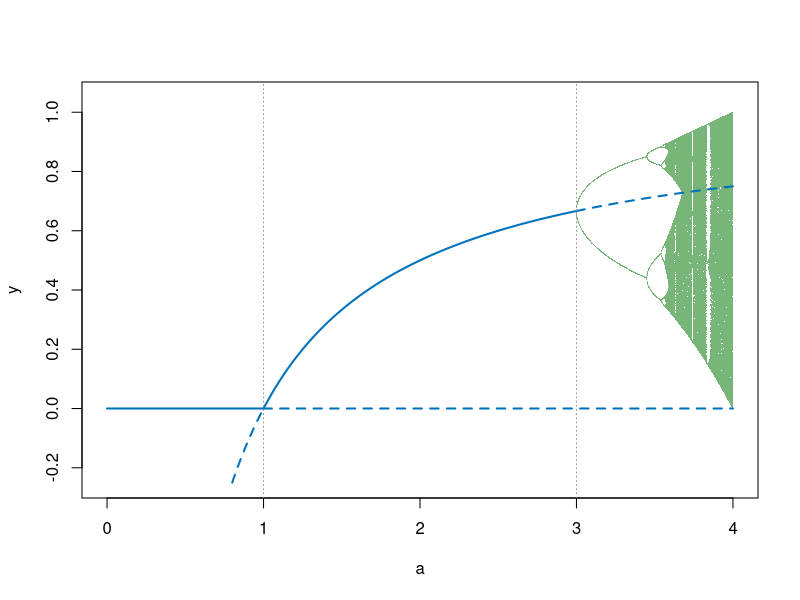

Here is the R script that generated this plot:
# Abb. 1.29: stationäre Zustände des logistischen Modells und ihre Stabilität (Buch, Abschnitt 1.4, Gl. 1.35)
# y*_alpha = 0 und y*_beta = 1 - 1/a (durchgezogen stabil, gestrichelt instabil) mit dem Bifurkationsdiagramm
# (c) 2026 Philipp Kügler · Programm zum Buch „Dynamische Systeme in den Lebenswissenschaften“ · MIT-Lizenz (siehe LICENSE)
blau <- rgb(0, 0.447, 0.741)
a <- seq(3.0, 4.0, length.out = 1001)   # Bifurkationsdiagramm (hellgrün) für 3 <= a <= 4
y <- rep(0.5, length(a))
for (k in 1:2000) y <- a * y * (1 - y)
A <- c(); Y <- c()
for (k in 1:300) { y <- a * y * (1 - y); A <- c(A, a); Y <- c(Y, y) }
plot(A, Y, pch = ".", col = rgb(0.47, 0.71, 0.47), xlim = c(0, 4), ylim = c(-0.25, 1.05), xlab = "a", ylab = "y")

lines(c(0, 1), c(0, 0), col = blau, lwd = 2); lines(c(1, 4), c(0, 0), lty = 2, col = blau, lwd = 2)   # y*_alpha = 0
aa <- seq(0.8, 1, length.out = 50);  lines(aa, 1 - 1/aa, lty = 2, col = blau, lwd = 2)              # y*_beta = 1 - 1/a
aa <- seq(1, 3, length.out = 200);   lines(aa, 1 - 1/aa, col = blau, lwd = 2)
aa <- seq(3, 4, length.out = 100);   lines(aa, 1 - 1/aa, lty = 2, col = blau, lwd = 2)
abline(v = c(1, 3), lty = 3, col = "grey60")
cat("f'(y) = a (1 - 2y):  f'(0) = a, f'(1 - 1/a) = 2 - a\n")
cat("y*_alpha stabil für a < 1, y*_beta stabil für 1 < a < 3\n")
